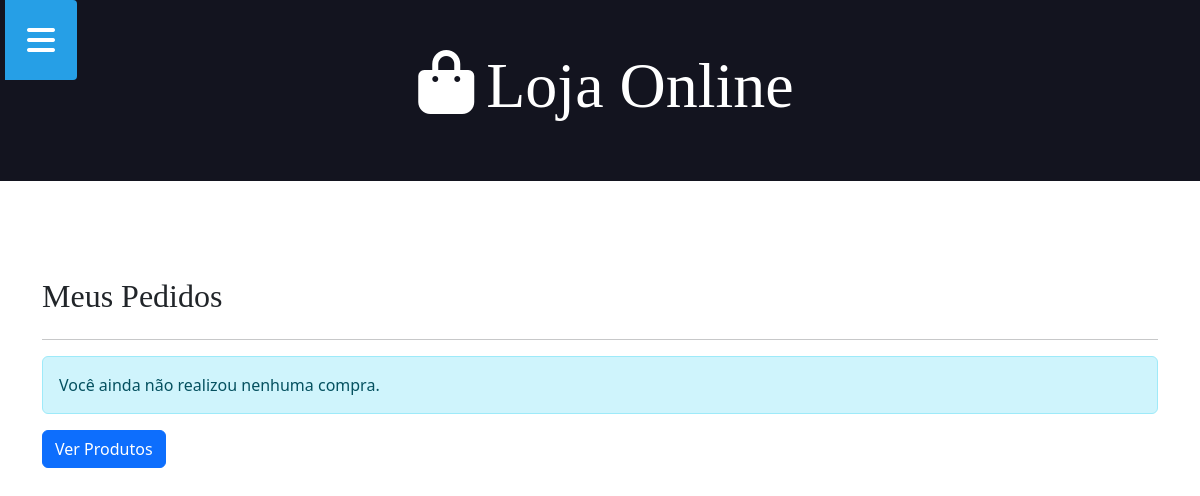
/historico/ (signed in), run on an earlier commit of the app's database.
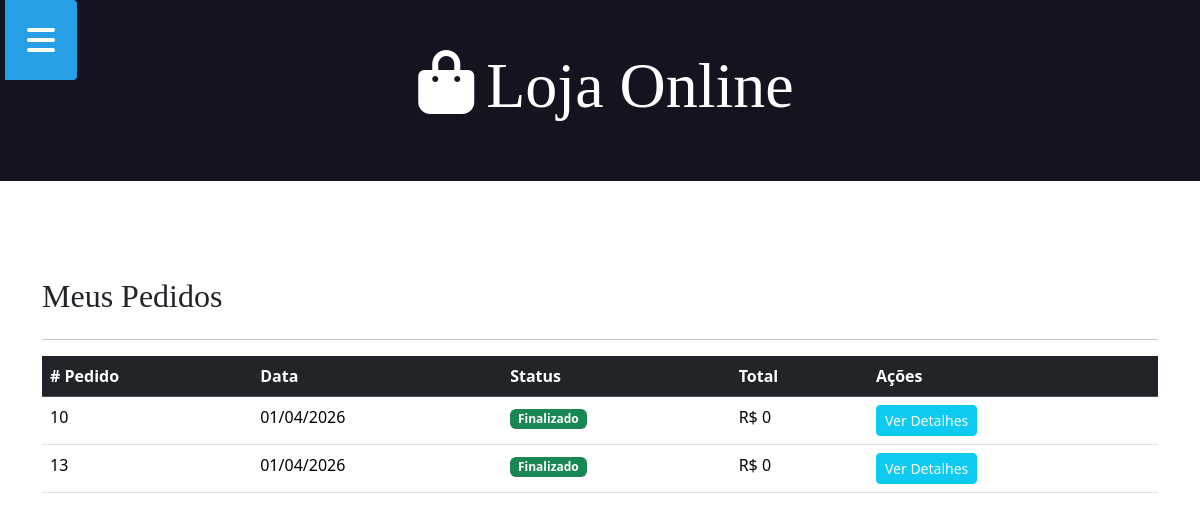
And on a later commit of the database.
### aplicacao/models.py (models this page shows, shortened)
class Venda(models.Model):
    STATUS_CHOICES = (
        ('P', 'PENDENTE'),
        ('C', 'CONCLUIDA'),
        ('X', 'CANCELADA')
    )
    status = models.CharField(max_length=1, choices=STATUS_CHOICES, default='P')
    data = models.DateField(auto_now_add=True)
    cliente = models.ForeignKey(User, on_delete=models.CASCADE)
    @property
    def total(self):
        total=0
        for item in self.itemvenda_set.all():
            total += item.produto.preco * item.qtde
        return total

### aplicacao/views.py (the view)
# urls.py: path('historico/', views.historico_pedidos, name='urlhistorico'),
@login_required
def historico_pedidos(request):
    pedidos = Venda.objects.filter(
        cliente = request.user,
        status = 'C'
    ).order_by('-data')
    return render(request, 'historico_pedidos.html', {'pedidos': pedidos})

### aplicacao/templates/historico_pedidos.html
{% extends 'global/base.html' %}
{% block content %}
<div class="container mt-5">
    <h2 class="mb-4">Meus Pedidos</h2>
    <hr />
    {% if pedidos %}
    <div class="table-responsive">
        <table class="table table-hover">
            <thead class="table-dark">
                <tr>
                    <th># Pedido</th>
                    <th>Data</th>
                    <th>Status</th>
                    <th>Total</th>
                    <th>Ações</th>
                </tr>
            </thead>
            <tbody>
                {% for pedido in pedidos %}
                <tr>
                    <td>{{ pedido.id }}</td>
                    <td>{{ pedido.data|date:"d/m/Y" }}</td>
                    <td>
                        <span class="badge bg-success">Finalizado</span>
                    </td>
                    <td>R$ {{ pedido.total }}</td>
                    <td>
                        <a href="{% url 'urldetalhe_pedido' pedido.id %}" class="btn btn-sm btn-info text-white">
                            Ver Detalhes
                        </a>
                    </td>
                </tr>
                {% endfor %}
            </tbody>
        </table>
    </div>
    {% else %}
        <div class="alert alert-info">
            Você ainda não realizou nenhuma compra.
        </div>
    <a href="{% url 'urlindex' %}" class="btn btn-primary">Ver Produtos</a>
    {% endif %}
</div>
{% endblock %}

What changed in the data, as far as the page shows it:
added Venda: id "10", data "01/04/2026", total "0"
added Venda: id "13", data "01/04/2026", total "0"
Also different on the page:
text no longer shown: "Você ainda não realizou nenhuma compra. Ver Produtos"
text now shown: "# Pedido Data Status Total Ações"
